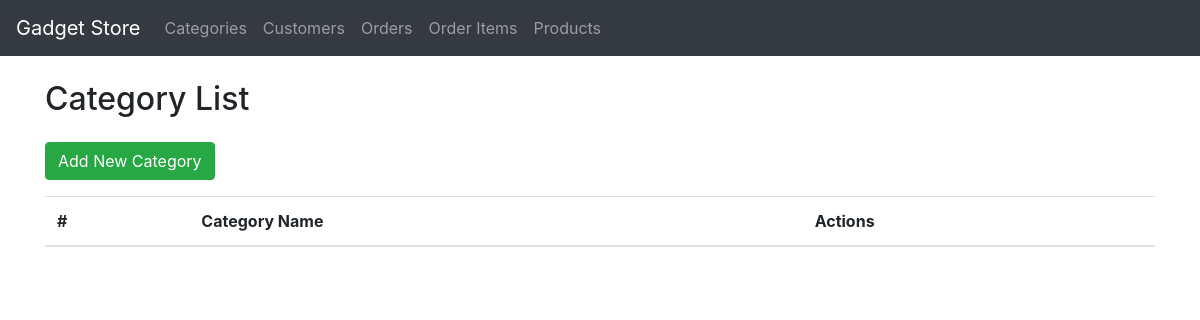
The page /categories/ on the database as committed earlier.
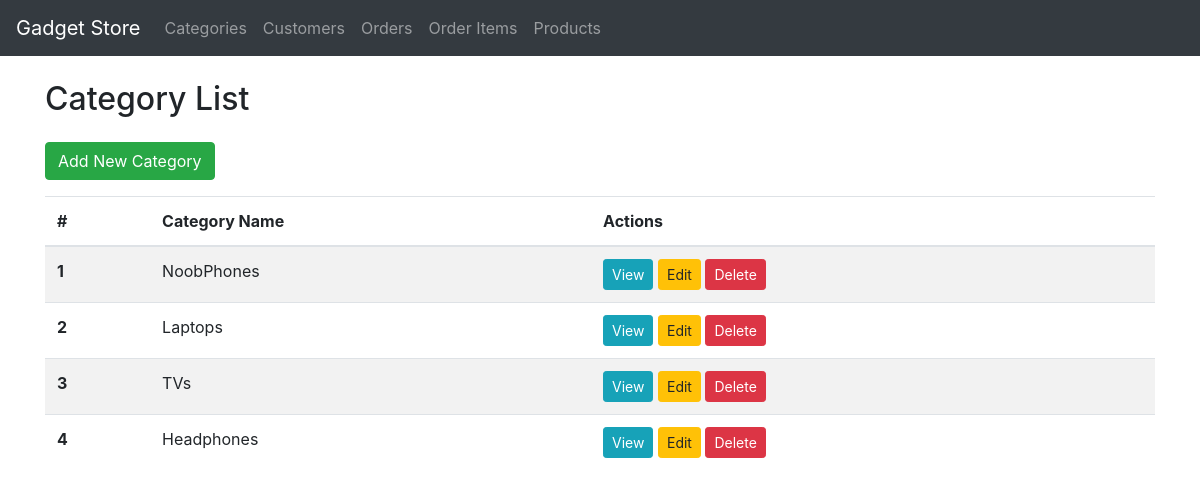
The same page on the database as committed later.
### Phones/models.py (models this page shows, shortened)
class BaseModel(models.Model):
    created_at = models.DateTimeField(auto_now_add=True)
    updated_at = models.DateTimeField(auto_now=True)
    class Meta:
        abstract = True

class Category(BaseModel):
    name = models.CharField(max_length=255, unique=True)

### Phones/views.py (the view)
# urls.py: path('categories/', CategoryListView.as_view(), name='category-list'),
class CategoryListView(ListView):
    model = Category
    template_name = 'category_list.html'
    context_object_name = 'categories'

### Phones/templates/category_list.html (shortened to what this page needs)
{% extends 'base.html' %}
{% block content %}
    <div class="row">
        <div class="col-md-12">
            <h2 class="mb-4">Category List</h2>
            <a href="{% url 'category-create' %}" class="btn btn-success mb-3">Add New Category</a>
            <div class="table-responsive">
                <table class="table table-striped">
                    <thead>
                        <tr>
                            <th scope="col">#</th>
                            <th scope="col">Category Name</th>
                            <th scope="col">Actions</th>
                        </tr>
                    </thead>
                    <tbody>
                        {% for category in categories %}
                            <tr>
                                <th scope="row">{{ forloop.counter }}</th>
                                <td>{{ category.name }}</td>
                                <td>
                                    <a href="{% url 'category-detail' category.id %}" class="btn btn-info btn-sm">View</a>
                                    <a href="{% url 'category-update' category.id %}" class="btn btn-warning btn-sm">Edit</a>
                                    <a href="{% url 'category-delete' category.id %}" class="btn btn-danger btn-sm" onclick="return confirm('Are you sure you want to delete this category?')">Delete</a>
                                </td>
                            </tr>
                        {% endfor %}
                    </tbody>
                </table>
            </div>
        </div>
    </div>
{% endblock %}

Rows that differ between the two databases and show on the page:
added Category: name "NoobPhones"
added Category: name "Laptops"
added Category: name "TVs"
added Category: name "Headphones"
